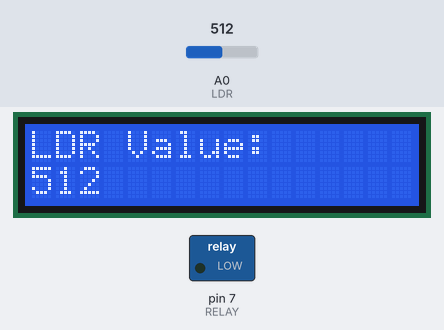
Bench run of a program on a simulated Arduino Uno, built with avr-gcc and run on an emulated ATmega328P. Shown: 16×2 character LCD, switched loads named in the program (green lamp = pin HIGH). Inputs (shaded band) come from the test bench; at power-on: A0 (LDR) = 512.

Above: at 3.2 s.
3.3 s: A0 (LDR) set to 376
At 4.6 s:
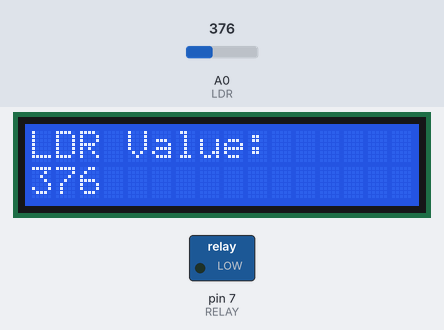
5.1 s: A0 (LDR) set to 353
At 6.3 s:
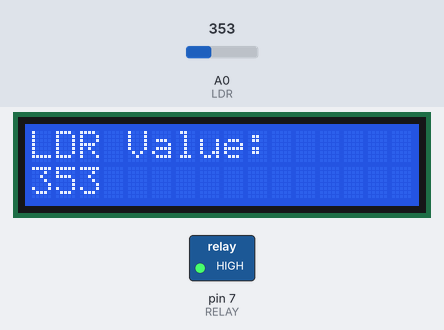
6.6 s: A0 (LDR) set to 380
At 8.1 s:
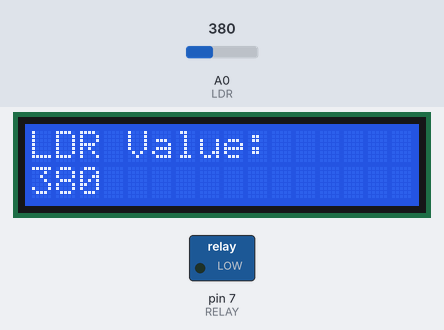
Timing chart, 0 to 9.6 s (numbered marks = the images above; inputs shaded):
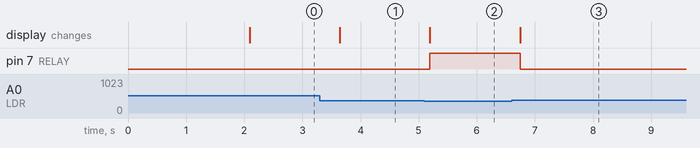

Measured:
- the behaviour switches between 370 and 369 on A0 (LDR) (found by bisection; images 1 and 2)
- after the input at 3.3 s, the display: changes after 0.35 s (image 1)
- after the input at 5.1 s, pin 7 (RELAY): LOW → HIGH after 0.10 s; the display: changes after 0.10 s (image 2)
- after the input at 6.6 s, pin 7 (RELAY): HIGH → LOW after 0.15 s; the display: changes after 0.15 s (image 3)

The program:

main.cpp
```cpp
#include <Arduino.h>
#include <Wire.h>
#include <LiquidCrystal_I2C.h>

#define LDR A0
#define RELAY 7

LiquidCrystal_I2C lcd(0x27,16,2);

void setup() {

  pinMode(LDR, INPUT);
  pinMode(RELAY, OUTPUT);

  lcd.init();
  lcd.backlight();

  lcd.setCursor(0,0);
  lcd.print("Street Light");
  delay(2000);
  lcd.clear();
}

void loop() {

  int ldrValue = analogRead(LDR);

  lcd.setCursor(0,0);
  lcd.print("LDR Value:");

  lcd.setCursor(0,1);
  lcd.print(ldrValue);
  lcd.print("   ");

  // Condition from question
  if(ldrValue < 370)
  {
    digitalWrite(RELAY, HIGH);   // Lamp ON
  }
  else
  {
    digitalWrite(RELAY, LOW);    // Lamp OFF
  }

  delay(500);
}
```
